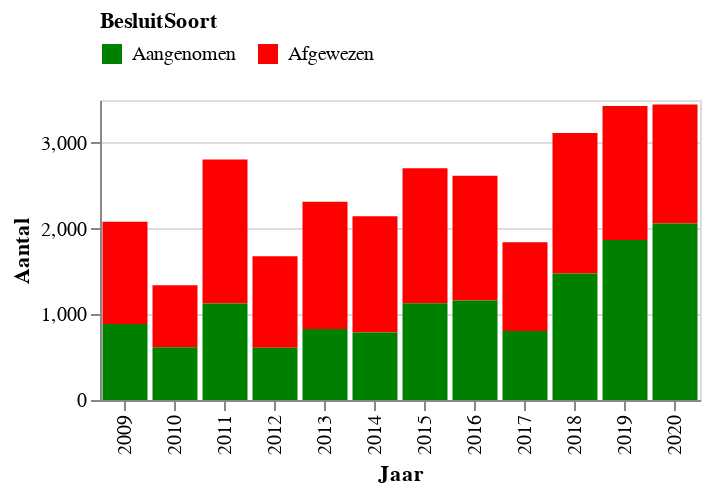

Write notebook code for a chart like this one.
### Markdown cell above
## Ontwikkeling van het aantal moties

### Code cell
# hide_input
data = df.groupby(['Jaar', 'BesluitSoort']).agg(Aantal=('Titel', 'count')).reset_index()
data = data.replace({0: 'Afgewezen', 1: 'Aangenomen'})
color_order = {'Afgewezen':1, 'Aangenomen':0}
data["idx"] = data["BesluitSoort"].map(color_order)

alt.Chart(data, width=400,height = 150).mark_bar().encode(
    x=alt.X('Jaar:N'),
    y='Aantal:Q',
    order="idx",
    color=alt.Color('BesluitSoort', scale=alt.Scale(
            domain=['Aangenomen','Afgewezen'],
            range=['green', 'red']),
            legend=alt.Legend(orient="top"))
).properties(width=300)

### Figure 1 — Vega-Lite specification as saved in the notebook (floating-point values rounded to 4 significant figures)
{"config": {"view": {"continuousWidth": 400, "continuousHeight": 300}}, "data": {"name": "data-b11368e0153ebba6a98ff02f176d61af"}, "mark": "bar", "encoding": {"color": {"type": "nominal", "field": "BesluitSoort", "legend": {"orient": "top"}, "scale": {"domain": ["Aangenomen", "Afgewezen"], "range": ["green", "red"]}}, "order": {"type": "quantitative", "field": "idx"}, "x": {"type": "nominal", "field": "Jaar"}, "y": {"type": "quantitative", "field": "Aantal"}}, "height": 150, "width": 300, "$schema": "https://vega.github.io/schema/vega-lite/v4.8.1.json", "datasets": {"data-b11368e0153ebba6a98ff02f176d61af": [{"Jaar": 2009, "BesluitSoort": "Afgewezen", "Aantal": 1194, "idx": 1}, {"Jaar": 2009, "BesluitSoort": "Aangenomen", "Aantal": 887, "idx": 0}, {"Jaar": 2010, "BesluitSoort": "Afgewezen", "Aantal": 724, "idx": 1}, {"Jaar": 2010, "BesluitSoort": "Aangenomen", "Aantal": 616, "idx": 0}, {"Jaar": 2011, "BesluitSoort": "Afgewezen", "Aantal": 1680, "idx": 1}, {"Jaar": 2011, "BesluitSoort": "Aangenomen", "Aantal": 1125, "idx": 0}, {"Jaar": 2012, "BesluitSoort": "Afgewezen", "Aantal": 1067, "idx": 1}, {"Jaar": 2012, "BesluitSoort": "Aangenomen", "Aantal": 611, "idx": 0}, {"Jaar": 2013, "BesluitSoort": "Afgewezen", "Aantal": 1484, "idx": 1}, {"Jaar": 2013, "BesluitSoort": "Aangenomen", "Aantal": 829, "idx": 0}, {"Jaar": 2014, "BesluitSoort": "Afgewezen", "Aantal": 1356, "idx": 1}, {"Jaar": 2014, "BesluitSoort": "Aangenomen", "Aantal": 788, "idx": 0}, {"Jaar": 2015, "BesluitSoort": "Afgewezen", "Aantal": 1575, "idx": 1}, {"Jaar": 2015, "BesluitSoort": "Aangenomen", "Aantal": 1128, "idx": 0}, {"Jaar": 2016, "BesluitSoort": "Afgewezen", "Aantal": 1455, "idx": 1}, {"Jaar": 2016, "BesluitSoort": "Aangenomen", "Aantal": 1161, "idx": 0}, {"Jaar": 2017, "BesluitSoort": "Afgewezen", "Aantal": 1036, "idx": 1}, {"Jaar": 2017, "BesluitSoort": "Aangenomen", "Aantal": 805, "idx": 0}, {"Jaar": 2018, "BesluitSoort": "Afgewezen", "Aantal": 1638, "idx": 1}, {"Jaar": 2018, "BesluitSoort": "Aangenomen", "Aantal": 1477, "idx": 0}, {"Jaar": 2019, "BesluitSoort": "Afgewezen", "Aantal": 1564, "idx": 1}, {"Jaar": 2019, "BesluitSoort": "Aangenomen", "Aantal": 1867, "idx": 0}, {"Jaar": 2020, "BesluitSoort": "Afgewezen", "Aantal": 1388, "idx": 1}, {"Jaar": 2020, "BesluitSoort": "Aangenomen", "Aantal": 2059, "idx": 0}]}}
